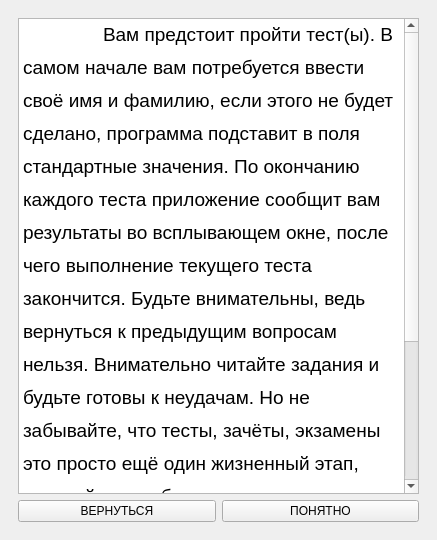
<?xml version="1.0" encoding="UTF-8"?>
<ui version="4.0">
 <class>MainWindow</class>
 <widget class="QMainWindow" name="MainWindow">
  <property name="geometry">
   <rect>
    <x>0</x>
    <y>0</y>
    <width>437</width>
    <height>540</height>
   </rect>
  </property>
  <property name="windowTitle">
   <string>Тестирование</string>
  </property>
  <widget class="QWidget" name="centralwidget">
   <layout class="QVBoxLayout" name="verticalLayout">
    <item>
     <widget class="QStackedWidget" name="stackedWidget">
      <property name="currentIndex">
       <number>1</number>
      </property>
      <widget class="QWidget" name="helloPage">
       <layout class="QGridLayout" name="gridLayout">
        <item row="0" column="1">
         <spacer name="verticalSpacer">
          <property name="orientation">
           <enum>Qt::Vertical</enum>
          </property>
          <property name="sizeHint" stdset="0">
           <size>
            <width>20</width>
            <height>189</height>
           </size>
          </property>
         </spacer>
        </item>
        <item row="1" column="0">
         <spacer name="horizontalSpacer">
          <property name="orientation">
           <enum>Qt::Horizontal</enum>
          </property>
          <property name="sizeHint" stdset="0">
           <size>
            <width>131</width>
            <height>20</height>
           </size>
          </property>
         </spacer>
        </item>
        <item row="1" column="1">
         <widget class="QLineEdit" name="ledtLogin"/>
        </item>
        <item row="1" column="2">
         <spacer name="horizontalSpacer_2">
          <property name="orientation">
           <enum>Qt::Horizontal</enum>
          </property>
          <property name="sizeHint" stdset="0">
           <size>
            <width>131</width>
            <height>20</height>
           </size>
          </property>
         </spacer>
        </item>
        <item row="2" column="1">
         <widget class="QLineEdit" name="ledtPassword"/>
        </item>
        <item row="3" column="1">
         <widget class="QPushButton" name="btnSugnUp">
          <property name="text">
           <string>ВЕРИФИЦИРОВАТЬСЯ</string>
          </property>
         </widget>
        </item>
        <item row="4" column="1">
         <spacer name="verticalSpacer_2">
          <property name="orientation">
           <enum>Qt::Vertical</enum>
          </property>
          <property name="sizeHint" stdset="0">
           <size>
            <width>20</width>
            <height>189</height>
           </size>
          </property>
         </spacer>
        </item>
       </layout>
      </widget>
      <widget class="QWidget" name="instructionsPage">
       <layout class="QGridLayout" name="gridLayout_2">
        <item row="0" column="0" colspan="2">
         <widget class="QTextBrowser" name="tboxInstruction">
          <property name="html">
           <string>&lt;!DOCTYPE HTML PUBLIC &quot;-//W3C//DTD HTML 4.0//EN&quot; &quot;http://www.w3.org/TR/REC-html40/strict.dtd&quot;&gt;
&lt;html&gt;&lt;head&gt;&lt;meta name=&quot;qrichtext&quot; content=&quot;1&quot; /&gt;&lt;meta charset=&quot;utf-8&quot; /&gt;&lt;style type=&quot;text/css&quot;&gt;
p, li { white-space: pre-wrap; }
hr { height: 1px; border-width: 0; }
li.unchecked::marker { content: &quot;\2610&quot;; }
li.checked::marker { content: &quot;\2612&quot;; }
&lt;/style&gt;&lt;/head&gt;&lt;body style=&quot; font-family:'Cantarell'; font-size:10pt; font-weight:400; font-style:normal;&quot;&gt;
&lt;p style=&quot; margin-top:0px; margin-bottom:0px; margin-left:0px; margin-right:0px; -qt-block-indent:0; text-indent:0px; line-height:150%;&quot;&gt;&lt;span style=&quot; font-family:'Consolas'; font-size:14pt; color:#000000;&quot;&gt;	Вам предстоит пройти тест(ы). В самом начале вам потребуется ввести своё имя и фамилию, если этого не будет сделано, программа подставит в поля стандартные значения. По окончанию каждого теста приложение сообщит вам результаты во всплывающем окне, после чего выполнение текущего теста закончится. Будьте внимательны, ведь вернуться к предыдущим вопросам нельзя. Внимательно читайте задания и будьте готовы к неудачам. Но не забывайте, что тесты, зачёты, экзамены это просто ещё один жизненный этап, который может быть, как удачным, так и неудачным, но всегда стоит держать голову высоко, а взгляд ещё выше. Именно там ваше будущее, удачи! &lt;/span&gt;&lt;/p&gt;
&lt;p style=&quot; margin-top:0px; margin-bottom:0px; margin-left:0px; margin-right:0px; -qt-block-indent:0; text-indent:0px; line-height:150%;&quot;&gt; &lt;/p&gt;
&lt;p style=&quot; margin-top:0px; margin-bottom:0px; margin-left:0px; margin-right:0px; -qt-block-indent:0; text-indent:0px; line-height:150%;&quot;&gt; &lt;/p&gt;
&lt;p style=&quot; margin-top:0px; margin-bottom:0px; margin-left:0px; margin-right:0px; -qt-block-indent:0; text-indent:0px; line-height:150%;&quot;&gt; &lt;/p&gt;
&lt;p style=&quot; margin-top:0px; margin-bottom:0px; margin-left:0px; margin-right:0px; -qt-block-indent:0; text-indent:0px;&quot;&gt;&lt;/p&gt;&lt;/body&gt;&lt;/html&gt;</string>
          </property>
         </widget>
        </item>
        <item row="1" column="0">
         <widget class="QPushButton" name="btnGoBack">
          <property name="text">
           <string>ВЕРНУТЬСЯ</string>
          </property>
         </widget>
        </item>
        <item row="1" column="1">
         <widget class="QPushButton" name="btnAccept">
          <property name="text">
           <string>ПОНЯТНО</string>
          </property>
         </widget>
        </item>
       </layout>
      </widget>
      <widget class="QWidget" name="adminPage">
       <layout class="QGridLayout" name="gridLayout_3">
        <item row="3" column="1">
         <widget class="QLineEdit" name="ledtAnswerSecond"/>
        </item>
        <item row="2" column="2">
         <widget class="QRadioButton" name="rbtnFirstTrue">
          <property name="text">
           <string>ВЕРНЫЙ</string>
          </property>
         </widget>
        </item>
        <item row="1" column="1" colspan="3">
         <widget class="Line" name="line">
          <property name="orientation">
           <enum>Qt::Horizontal</enum>
          </property>
         </widget>
        </item>
        <item row="5" column="2">
         <widget class="QRadioButton" name="rbtnFourTrue">
          <property name="text">
           <string>ВЕРНЫЙ</string>
          </property>
         </widget>
        </item>
        <item row="4" column="1">
         <widget class="QLineEdit" name="ledtAnswerThird"/>
        </item>
        <item row="3" column="2">
         <widget class="QRadioButton" name="rbtnSecondTrue">
          <property name="text">
           <string>ВЕРНЫЙ</string>
          </property>
         </widget>
        </item>
        <item row="7" column="2">
         <widget class="QPushButton" name="btnFinish">
          <property name="text">
           <string>ЗАКОНЧИТЬ</string>
          </property>
         </widget>
        </item>
        <item row="5" column="1">
         <widget class="QLineEdit" name="ledtAnswerFour"/>
        </item>
        <item row="2" column="1">
         <widget class="QLineEdit" name="ledtAnswerFirst"/>
        </item>
        <item row="4" column="2">
         <widget class="QRadioButton" name="rbtnThirdTrue">
          <property name="text">
           <string>ВЕРНЫЙ</string>
          </property>
         </widget>
        </item>
        <item row="0" column="1" colspan="3">
         <widget class="QLineEdit" name="ledtTextQuestion"/>
        </item>
        <item row="7" column="1">
         <widget class="QPushButton" name="btnAddQ">
          <property name="text">
           <string>ДОБАВИТЬ</string>
          </property>
         </widget>
        </item>
        <item row="6" column="1">
         <widget class="QLineEdit" name="ledtVarNumber"/>
        </item>
       </layout>
      </widget>
      <widget class="QWidget" name="choicePage">
       <layout class="QVBoxLayout" name="verticalLayout_2">
        <item>
         <widget class="QGroupBox" name="gboxVars">
          <property name="title">
           <string>Варианты</string>
          </property>
          <layout class="QVBoxLayout" name="verticalLayout_3"/>
         </widget>
        </item>
        <item>
         <spacer name="verticalSpacer_3">
          <property name="orientation">
           <enum>Qt::Vertical</enum>
          </property>
          <property name="sizeHint" stdset="0">
           <size>
            <width>20</width>
            <height>471</height>
           </size>
          </property>
         </spacer>
        </item>
       </layout>
      </widget>
     </widget>
    </item>
   </layout>
  </widget>
 </widget>
 <resources/>
 <connections/>
</ui>
